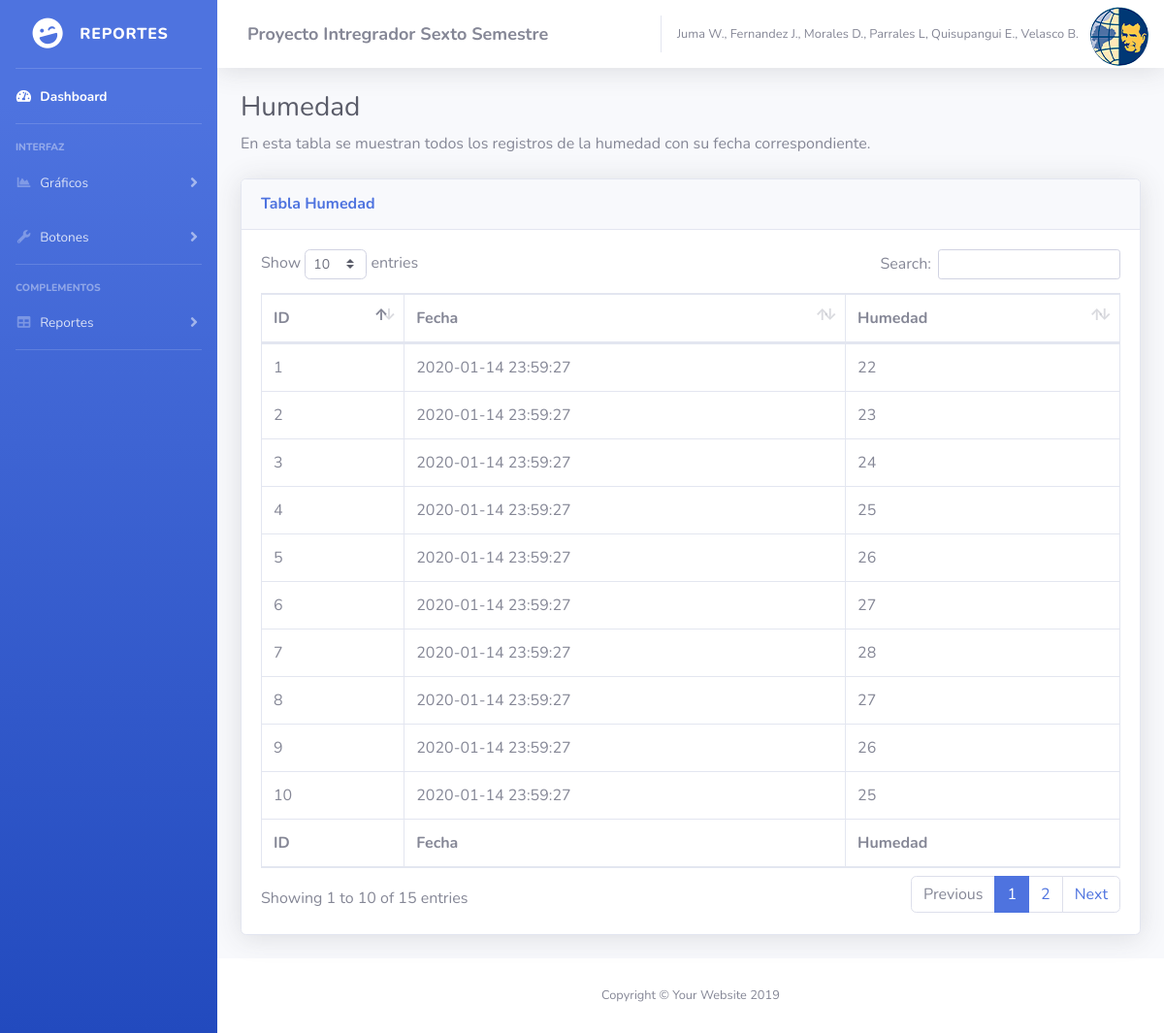
Screenshot of /Aplicacion_Web/humedad.php with the database file from the repository.
### tables this page shows
CREATE TABLE HUMEDAD (
                id_humedad INT AUTO_INCREMENT NOT NULL,
                fecha DATETIME NOT NULL,
                humedad INT NOT NULL,
                PRIMARY KEY (id_humedad)
);

### Aplicacion_Web/humedad.php (the view, shortened to what this page needs)
<?php
include("Header.php");
?>
<div class="container-fluid">
<h1 class="h3 mb-2 text-gray-800">Humedad</h1>
<p class="mb-4">En esta tabla se muestran todos los registros de la humedad con su fecha correspondiente.</p>
<div class="card shadow mb-4">
  <div class="card-header py-3">
    <h6 class="m-0 font-weight-bold text-primary">Tabla Humedad</h6>
  </div>
  <div class="card-body">
    <div class="table-responsive">
      <table class="table table-bordered" id="dataTable" width="100%" cellspacing="0">
        <thead>
          <tr>
            <th>ID</th>
            <th>Fecha</th>
            <th>Humedad</th>
          </tr>
        </thead>
        <tfoot>
          <tr>
            <th>ID</th>
            <th>Fecha</th>
            <th>Humedad</th>
          </tr>
        </tfoot>
        <tbody>
          <?php
            $conexion = mysqli_connect("localhost", "root", "", "p1") or
            die("Problemas con la conexión");
            $registros = mysqli_query($conexion, "SELECT * FROM `humedad`") or
            die("Problemas en el select:" . mysqli_error($conexion));
            while ($reg = mysqli_fetch_array($registros)) {
            echo "<tr>";
            echo "<td>".$reg['id_humedad']."</td>";
            echo "<td>".$reg['fecha']."</td>";
            echo "<td>".$reg['humedad']."</td>";
            echo "</tr>";
            }
          ?>
        </tbody>
      </table>
    </div>
  </div>
</div>
</div>
</div>
<footer class="sticky-footer bg-white">
        <div class="container my-auto">
          <div class="copyright text-center my-auto">
            <span>Copyright &copy; Your Website 2019</span>
          </div>
        </div>
      </footer>
    </div>
  </div>
</body>
</html>

### Aplicacion_Web/Header.php (shortened to what this page needs)
<?php
echo
'<!DOCTYPE html>
<html lang="en">
<head>
  <link href="vendor/fontawesome-free/css/all.min.css" rel="stylesheet" type="text/css">
  <link href="css/sb-admin-2.min.css" rel="stylesheet">
  <link href="vendor/datatables/dataTables.bootstrap4.min.css" rel="stylesheet">
</head>
<body id="page-top">
  <div id="wrapper">
    <ul class="navbar-nav bg-gradient-primary sidebar sidebar-dark accordion" id="accordionSidebar">
      <a class="sidebar-brand d-flex align-items-center justify-content-center" href="index.php">
        <div class="sidebar-brand-icon rotate-n-15">
          <i class="fas fa-laugh-wink"></i>
        </div>
        <div class="sidebar-brand-text mx-3">REPORTES
        </div>
      </a>
      <hr class="sidebar-divider my-0">
      <li class="nav-item active">
        <a class="nav-link" href="index.php">
          <i class="fas fa-fw fa-tachometer-alt"></i>
          <span>Dashboard</span></a>
      </li>
      <hr class="sidebar-divider">
      <div class="sidebar-heading">
        Interfaz
      </div>
      <li class="nav-item">
        <a class="nav-link collapsed" href="#" data-toggle="collapse" data-target="#collapseTwo" aria-expanded="true"
          aria-controls="collapseTwo">
          <i class="fas fa-fw fa-chart-area"></i>
          <span>Gráficos</span>
        </a>
      </li>
      <li class="nav-item">
        <a class="nav-link collapsed" href="#" data-toggle="collapse" data-target="#collapseUtilities"
          aria-expanded="true" aria-controls="collapseUtilities">
          <i class="fas fa-fw fa-wrench"></i>
          <span>Botones</span>
        </a>
      </li>
      <hr class="sidebar-divider">
      <div class="sidebar-heading">
        Complementos
      </div>
      <li class="nav-item">
        <a class="nav-link collapsed" href="#" data-toggle="collapse" data-target="#collapsePages" aria-expanded="true"
          aria-controls="collapsePages">
          <i class="fas fa-fw fa-table"></i>
          <span>Reportes</span>
        </a>
      </li>
      <hr class="sidebar-divider d-none d-md-block">
    </ul>
    <div id="content-wrapper" class="d-flex flex-column">
      <div id="content">
        <nav class="navbar navbar-expand navbar-light bg-white topbar mb-4 static-top shadow">
          <form class="d-none d-sm-inline-block form-inline mr-auto ml-md-3 my-2 my-md-0 mw-100 navbar-search">
            <div class="input-group">
              <div class="input-group-append">
                <b>
                  <FONT SIZE="4">
                    Proyecto Intregrador Sexto Semestre
                  </FONT>
                </b>
              </div>
            </div>
          </form>
          <ul class="navbar-nav ml-auto">
            <li class="nav-item dropdown no-arrow">
              <span class="mr-2 d-none d-lg-inline text-gray-600 small">Juma W., Fernandez J., Morales D., Parrales L, Quisupangui E.,
                Velasco B.</span>
              <img class="img-profile rounded-circle" src="img/Logo-Salesiana.png">
            </li>
          </ul>
        </nav>
        ';

### rows the page displays
humedad: id_humedad "1", fecha "2020-01-14 23:59:27", humedad "22"
humedad: id_humedad "2", fecha "2020-01-14 23:59:27", humedad "23"
humedad: id_humedad "3", fecha "2020-01-14 23:59:27", humedad "24"
humedad: id_humedad "4", fecha "2020-01-14 23:59:27", humedad "25"
humedad: id_humedad "5", fecha "2020-01-14 23:59:27", humedad "26"
humedad: id_humedad "6", fecha "2020-01-14 23:59:27", humedad "27"
humedad: id_humedad "7", fecha "2020-01-14 23:59:27", humedad "28"
humedad: id_humedad "8", fecha "2020-01-14 23:59:27", humedad "27"
humedad: id_humedad "9", fecha "2020-01-14 23:59:27", humedad "26"
humedad: id_humedad "10", fecha "2020-01-14 23:59:27", humedad "25"
